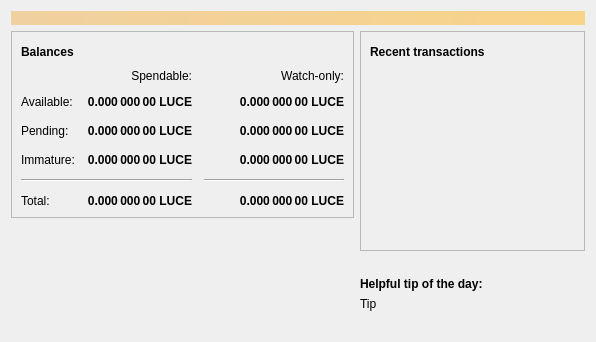
<?xml version="1.0" encoding="UTF-8"?>
<ui version="4.0">
 <class>OverviewPage</class>
 <widget class="QWidget" name="OverviewPage">
  <property name="geometry">
   <rect>
    <x>0</x>
    <y>0</y>
    <width>596</width>
    <height>342</height>
   </rect>
  </property>
  <property name="windowTitle">
   <string>Form</string>
  </property>
  <layout class="QVBoxLayout" name="topLayout">
   <item>
    <widget class="QLabel" name="labelAlerts">
     <property name="visible">
      <bool>false</bool>
     </property>
     <property name="styleSheet">
      <string notr="true">QLabel { background-color: qlineargradient(x1: 0, y1: 0, x2: 1, y2: 0, stop:0 #F0D0A0, stop:1 #F8D488); color:#000000; }</string>
     </property>
     <property name="wordWrap">
      <bool>true</bool>
     </property>
     <property name="margin">
      <number>3</number>
     </property>
     <property name="textInteractionFlags">
      <set>Qt::TextSelectableByMouse</set>
     </property>
    </widget>
   </item>
   <item>
    <layout class="QHBoxLayout" name="horizontalLayout" stretch="1,1">
     <item>
      <layout class="QVBoxLayout" name="verticalLayout_2">
       <item>
        <widget class="QFrame" name="frame">
         <property name="frameShape">
          <enum>QFrame::StyledPanel</enum>
         </property>
         <property name="frameShadow">
          <enum>QFrame::Raised</enum>
         </property>
         <layout class="QVBoxLayout" name="verticalLayout_4">
          <item>
           <layout class="QHBoxLayout" name="horizontalLayout_4">
            <item>
             <widget class="QLabel" name="label_5">
              <property name="font">
               <font>
                <weight>75</weight>
                <bold>true</bold>
               </font>
              </property>
              <property name="text">
               <string>Balances</string>
              </property>
             </widget>
            </item>
            <item>
             <widget class="QPushButton" name="labelWalletStatus">
              <property name="enabled">
               <bool>true</bool>
              </property>
              <property name="maximumSize">
               <size>
                <width>30</width>
                <height>16777215</height>
               </size>
              </property>
              <property name="toolTip">
               <string>The displayed information may be out of date. Your wallet automatically synchronizes with the lucecoin network after a connection is established, but this process has not completed yet.</string>
              </property>
              <property name="text">
               <string/>
              </property>
              <property name="icon">
               <iconset resource="../bitcoin.qrc">
                <normaloff>:/icons/warning</normaloff>
                <disabledoff>:/icons/warning</disabledoff>:/icons/warning</iconset>
              </property>
              <property name="iconSize">
               <size>
                <width>24</width>
                <height>24</height>
               </size>
              </property>
              <property name="flat">
               <bool>true</bool>
              </property>
             </widget>
            </item>
            <item>
             <spacer name="horizontalSpacer_3">
              <property name="orientation">
               <enum>Qt::Horizontal</enum>
              </property>
              <property name="sizeHint" stdset="0">
               <size>
                <width>40</width>
                <height>20</height>
               </size>
              </property>
             </spacer>
            </item>
           </layout>
          </item>
          <item>
           <layout class="QGridLayout" name="gridLayout">
            <property name="spacing">
             <number>12</number>
            </property>
            <item row="2" column="2">
             <widget class="QLabel" name="labelWatchPending">
              <property name="font">
               <font>
                <weight>75</weight>
                <bold>true</bold>
               </font>
              </property>
              <property name="cursor">
               <cursorShape>IBeamCursor</cursorShape>
              </property>
              <property name="toolTip">
               <string>Unconfirmed transactions to watch-only addresses</string>
              </property>
              <property name="text">
               <string notr="true">0.000 000 00 LUCE</string>
              </property>
              <property name="alignment">
               <set>Qt::AlignRight|Qt::AlignTrailing|Qt::AlignVCenter</set>
              </property>
              <property name="textInteractionFlags">
               <set>Qt::LinksAccessibleByMouse|Qt::TextSelectableByKeyboard|Qt::TextSelectableByMouse</set>
              </property>
             </widget>
            </item>
            <item row="2" column="1">
             <widget class="QLabel" name="labelUnconfirmed">
              <property name="font">
               <font>
                <weight>75</weight>
                <bold>true</bold>
               </font>
              </property>
              <property name="cursor">
               <cursorShape>IBeamCursor</cursorShape>
              </property>
              <property name="toolTip">
               <string>Total of transactions that have yet to be confirmed, and do not yet count toward the spendable balance</string>
              </property>
              <property name="text">
               <string notr="true">0.000 000 00 LUCE</string>
              </property>
              <property name="alignment">
               <set>Qt::AlignRight|Qt::AlignTrailing|Qt::AlignVCenter</set>
              </property>
              <property name="textInteractionFlags">
               <set>Qt::LinksAccessibleByMouse|Qt::TextSelectableByKeyboard|Qt::TextSelectableByMouse</set>
              </property>
             </widget>
            </item>
            <item row="3" column="2">
             <widget class="QLabel" name="labelWatchImmature">
              <property name="font">
               <font>
                <weight>75</weight>
                <bold>true</bold>
               </font>
              </property>
              <property name="cursor">
               <cursorShape>IBeamCursor</cursorShape>
              </property>
              <property name="toolTip">
               <string>Mined balance in watch-only addresses that has not yet matured</string>
              </property>
              <property name="text">
               <string notr="true">0.000 000 00 LUCE</string>
              </property>
              <property name="alignment">
               <set>Qt::AlignRight|Qt::AlignTrailing|Qt::AlignVCenter</set>
              </property>
              <property name="textInteractionFlags">
               <set>Qt::LinksAccessibleByMouse|Qt::TextSelectableByKeyboard|Qt::TextSelectableByMouse</set>
              </property>
             </widget>
            </item>
            <item row="4" column="0" colspan="2">
             <widget class="Line" name="line">
              <property name="orientation">
               <enum>Qt::Horizontal</enum>
              </property>
             </widget>
            </item>
            <item row="4" column="2">
             <widget class="Line" name="lineWatchBalance">
              <property name="sizePolicy">
               <sizepolicy hsizetype="Preferred" vsizetype="Fixed">
                <horstretch>0</horstretch>
                <verstretch>0</verstretch>
               </sizepolicy>
              </property>
              <property name="minimumSize">
               <size>
                <width>140</width>
                <height>0</height>
               </size>
              </property>
              <property name="orientation">
               <enum>Qt::Horizontal</enum>
              </property>
             </widget>
            </item>
            <item row="5" column="0">
             <widget class="QLabel" name="labelTotalText">
              <property name="text">
               <string>Total:</string>
              </property>
             </widget>
            </item>
            <item row="3" column="1">
             <widget class="QLabel" name="labelImmature">
              <property name="font">
               <font>
                <weight>75</weight>
                <bold>true</bold>
               </font>
              </property>
              <property name="cursor">
               <cursorShape>IBeamCursor</cursorShape>
              </property>
              <property name="toolTip">
               <string>Mined balance that has not yet matured</string>
              </property>
              <property name="text">
               <string notr="true">0.000 000 00 LUCE</string>
              </property>
              <property name="alignment">
               <set>Qt::AlignRight|Qt::AlignTrailing|Qt::AlignVCenter</set>
              </property>
              <property name="textInteractionFlags">
               <set>Qt::LinksAccessibleByMouse|Qt::TextSelectableByKeyboard|Qt::TextSelectableByMouse</set>
              </property>
             </widget>
            </item>
            <item row="2" column="3">
             <spacer name="horizontalSpacer_2">
              <property name="orientation">
               <enum>Qt::Horizontal</enum>
              </property>
              <property name="sizeHint" stdset="0">
               <size>
                <width>40</width>
                <height>20</height>
               </size>
              </property>
             </spacer>
            </item>
            <item row="3" column="0">
             <widget class="QLabel" name="labelImmatureText">
              <property name="text">
               <string>Immature:</string>
              </property>
             </widget>
            </item>
            <item row="5" column="1">
             <widget class="QLabel" name="labelTotal">
              <property name="font">
               <font>
                <weight>75</weight>
                <bold>true</bold>
               </font>
              </property>
              <property name="cursor">
               <cursorShape>IBeamCursor</cursorShape>
              </property>
              <property name="toolTip">
               <string>Your current total balance</string>
              </property>
              <property name="text">
               <string notr="true">0.000 000 00 LUCE</string>
              </property>
              <property name="alignment">
               <set>Qt::AlignRight|Qt::AlignTrailing|Qt::AlignVCenter</set>
              </property>
              <property name="textInteractionFlags">
               <set>Qt::LinksAccessibleByMouse|Qt::TextSelectableByKeyboard|Qt::TextSelectableByMouse</set>
              </property>
             </widget>
            </item>
            <item row="5" column="2">
             <widget class="QLabel" name="labelWatchTotal">
              <property name="font">
               <font>
                <weight>75</weight>
                <bold>true</bold>
               </font>
              </property>
              <property name="cursor">
               <cursorShape>IBeamCursor</cursorShape>
              </property>
              <property name="toolTip">
               <string>Current total balance in watch-only addresses</string>
              </property>
              <property name="text">
               <string notr="true">0.000 000 00 LUCE</string>
              </property>
              <property name="alignment">
               <set>Qt::AlignRight|Qt::AlignTrailing|Qt::AlignVCenter</set>
              </property>
              <property name="textInteractionFlags">
               <set>Qt::LinksAccessibleByMouse|Qt::TextSelectableByKeyboard|Qt::TextSelectableByMouse</set>
              </property>
             </widget>
            </item>
            <item row="0" column="2">
             <widget class="QLabel" name="labelWatchonly">
              <property name="text">
               <string>Watch-only:</string>
              </property>
              <property name="alignment">
               <set>Qt::AlignRight|Qt::AlignTrailing|Qt::AlignVCenter</set>
              </property>
             </widget>
            </item>
            <item row="1" column="0">
             <widget class="QLabel" name="labelBalanceText">
              <property name="text">
               <string>Available:</string>
              </property>
             </widget>
            </item>
            <item row="1" column="1">
             <widget class="QLabel" name="labelBalance">
              <property name="font">
               <font>
                <weight>75</weight>
                <bold>true</bold>
               </font>
              </property>
              <property name="cursor">
               <cursorShape>IBeamCursor</cursorShape>
              </property>
              <property name="toolTip">
               <string>Your current spendable balance</string>
              </property>
              <property name="text">
               <string notr="true">0.000 000 00 LUCE</string>
              </property>
              <property name="alignment">
               <set>Qt::AlignRight|Qt::AlignTrailing|Qt::AlignVCenter</set>
              </property>
              <property name="textInteractionFlags">
               <set>Qt::LinksAccessibleByMouse|Qt::TextSelectableByKeyboard|Qt::TextSelectableByMouse</set>
              </property>
             </widget>
            </item>
            <item row="1" column="2">
             <widget class="QLabel" name="labelWatchAvailable">
              <property name="font">
               <font>
                <weight>75</weight>
                <bold>true</bold>
               </font>
              </property>
              <property name="cursor">
               <cursorShape>IBeamCursor</cursorShape>
              </property>
              <property name="toolTip">
               <string>Your current balance in watch-only addresses</string>
              </property>
              <property name="text">
               <string notr="true">0.000 000 00 LUCE</string>
              </property>
              <property name="alignment">
               <set>Qt::AlignRight|Qt::AlignTrailing|Qt::AlignVCenter</set>
              </property>
              <property name="textInteractionFlags">
               <set>Qt::LinksAccessibleByMouse|Qt::TextSelectableByKeyboard|Qt::TextSelectableByMouse</set>
              </property>
             </widget>
            </item>
            <item row="2" column="0">
             <widget class="QLabel" name="labelPendingText">
              <property name="text">
               <string>Pending:</string>
              </property>
             </widget>
            </item>
            <item row="0" column="1">
             <widget class="QLabel" name="labelSpendable">
              <property name="text">
               <string>Spendable:</string>
              </property>
              <property name="alignment">
               <set>Qt::AlignRight|Qt::AlignTrailing|Qt::AlignVCenter</set>
              </property>
             </widget>
            </item>
           </layout>
          </item>
         </layout>
        </widget>
       </item>
       <item>
        <spacer name="verticalSpacer">
         <property name="orientation">
          <enum>Qt::Vertical</enum>
         </property>
         <property name="sizeHint" stdset="0">
          <size>
           <width>20</width>
           <height>40</height>
          </size>
         </property>
        </spacer>
       </item>
       <item>
        <layout class="QGridLayout" name="logo_grid">
          <item>
            <widget class="QLabel" name="label_wallet_bgcoin">
             <property name="text">
              <string/>
             </property>
             <property name="pixmap">
              <pixmap resource="../bitcoin.qrc">:/icons/wallet_bgcoin</pixmap>
             </property>
             <property name="scaledContents">
              <bool>false</bool>
             </property>
             <property name="alignment">
              <set>Qt::AlignCenter</set>
             </property>
             <property name="margin">
              <number>-2</number>
             </property>
            </widget>
          </item>
          <item>
            <widget class="QLabel" name="label_wallet_version_overlay">
              <property name="text">
               <string></string>
              </property>
              <property name="pixmap">
              </property>
              <property name="scaledContents">
               <bool>false</bool>
              </property>
              <property name="alignment">
               <set>Qt::AlignLeft|Qt::AlignBottom</set>
              </property>
              <property name="margin">
               <number>2</number>
              </property>
            </widget>
          </item>
        </layout>
       </item>
      </layout>
     </item>
     <item>
      <layout class="QVBoxLayout" name="verticalLayout_3">
       <item>
        <widget class="QFrame" name="frame_2">
         <property name="frameShape">
          <enum>QFrame::StyledPanel</enum>
         </property>
         <property name="frameShadow">
          <enum>QFrame::Raised</enum>
         </property>
         <layout class="QVBoxLayout" name="verticalLayout">
          <item>
           <layout class="QHBoxLayout" name="horizontalLayout_2">
            <item>
             <widget class="QLabel" name="label_4">
              <property name="font">
               <font>
                <weight>75</weight>
                <bold>true</bold>
               </font>
              </property>
              <property name="text">
               <string>Recent transactions</string>
              </property>
             </widget>
            </item>
            <item>
             <widget class="QPushButton" name="labelTransactionsStatus">
              <property name="enabled">
               <bool>true</bool>
              </property>
              <property name="maximumSize">
               <size>
                <width>30</width>
                <height>16777215</height>
               </size>
              </property>
              <property name="toolTip">
               <string>The displayed information may be out of date. Your wallet automatically synchronizes with the lucecoin network after a connection is established, but this process has not completed yet.</string>
              </property>
              <property name="text">
               <string/>
              </property>
              <property name="icon">
               <iconset resource="../bitcoin.qrc">
                <normaloff>:/icons/warning</normaloff>
                <disabledoff>:/icons/warning</disabledoff>:/icons/warning</iconset>
              </property>
              <property name="iconSize">
               <size>
                <width>24</width>
                <height>24</height>
               </size>
              </property>
              <property name="flat">
               <bool>true</bool>
              </property>
             </widget>
            </item>
            <item>
             <spacer name="horizontalSpacer">
              <property name="orientation">
               <enum>Qt::Horizontal</enum>
              </property>
              <property name="sizeHint" stdset="0">
               <size>
                <width>40</width>
                <height>20</height>
               </size>
              </property>
             </spacer>
            </item>
           </layout>
          </item>
          <item>
           <widget class="QListView" name="listTransactions">
            <property name="styleSheet">
             <string notr="true">QListView { background: transparent; }</string>
            </property>
            <property name="frameShape">
             <enum>QFrame::NoFrame</enum>
            </property>
            <property name="verticalScrollBarPolicy">
             <enum>Qt::ScrollBarAlwaysOff</enum>
            </property>
            <property name="horizontalScrollBarPolicy">
             <enum>Qt::ScrollBarAlwaysOff</enum>
            </property>
            <property name="selectionMode">
             <enum>QAbstractItemView::NoSelection</enum>
            </property>
           </widget>
          </item>
         </layout>
        </widget>
       </item>
       <item>
        <spacer name="verticalSpacer_2">
         <property name="orientation">
          <enum>Qt::Vertical</enum>
         </property>
         <property name="sizeHint" stdset="0">
          <size>
           <width>20</width>
           <height>40</height>
          </size>
         </property>
        </spacer>
       </item>
       <item>
        <layout class="QVBoxLayout" name="verticalLayout_5">
         <property name="topMargin">
          <number>0</number>
         </property>
         <item>
          <widget class="QLabel" name="label_tip_header">
           <property name="font">
            <font>
             <weight>75</weight>
             <bold>true</bold>
            </font>
           </property>
           <property name="text">
            <string>Helpful tip of the day:</string>
           </property>
          </widget>
         </item>
         <item>
          <widget class="QLabel" name="label_tip">
           <property name="text">
            <string>Tip</string>
           </property>
          </widget>
         </item>
         <item>
          <spacer name="verticalSpacer_3">
           <property name="orientation">
            <enum>Qt::Vertical</enum>
           </property>
           <property name="sizeType">
            <enum>QSizePolicy::Maximum</enum>
           </property>
           <property name="sizeHint" stdset="0">
            <size>
             <width>20</width>
             <height>40</height>
            </size>
           </property>
          </spacer>
         </item>
        </layout>
       </item>
      </layout>
     </item>
    </layout>
   </item>
  </layout>
 </widget>
 <resources>
  <include location="../bitcoin.qrc"/>
 </resources>
 <connections/>
</ui>
